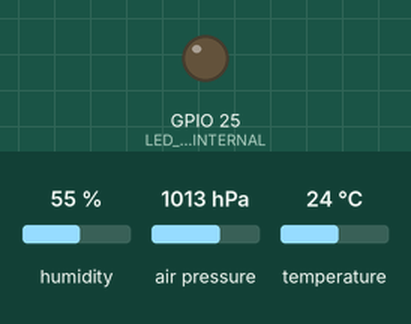
Simulated run of this program. Board: ESP32. Shown: output pins drawn as LEDs (lit = HIGH). The test bench sets the inputs (shaded band); at power-on: humidity 55 %, air pressure 1013 hPa, temperature 24 °C. WiFi joins after 1.5 s; servers stay silent unless stated; what the program prints to the serial monitor is not drawn.

Above: at 3.5 s.
At 5.02 s:
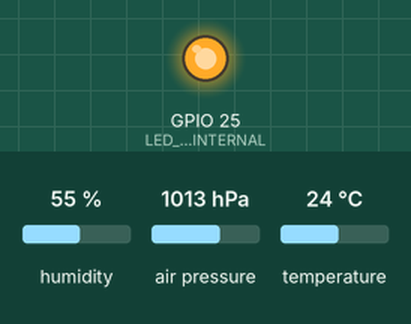
Timing chart, 0 to 8.6 s (numbered marks = the images above):
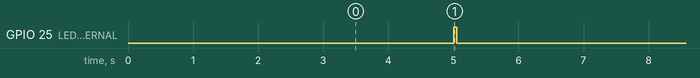

The program:

main.cpp
```cpp
//////////////////////////////////////////////////////////////////////
//////////////////////////////////////////////////////////////////////
//////////////////////////////////////////////////////////////////////

#include <Arduino.h>
#include <ETH.h>
#include <WiFi.h>
#include <Adafruit_Sensor.h>
#include <Adafruit_BME280.h>

#define LED_PIN_INTERNAL    25        //Accumulator Function Declaration

#define SEALEVELPRESSURE_HPA (1013.25)

unsigned long delayTime = 0;

float temperature;
float pressure;
float altitude;
float humidity;

int boottime;

char buf_boottime[20];
char buf_temperature[20];
char buf_pressure[20];
char buf_humidity[20];

//The udp library class
WiFiUDP udp;

//set up to connect to an existing network
const char* ssid = "Starlink MMG";
const char* password = "mmg1199#";

//const char* ssid = "Karli68";
//const char* password = "xxxxx";

//IP address to send UDP data to:
const char *udpAddress = "192.168.1.21";
const int udpPort = 3333;

Adafruit_BME280 bme; // I2C

//////////////////////////////////////////////////////////////////////

void initWiFi() {
  Serial.println("Setup WiFi");
  WiFi.mode(WIFI_STA);
  WiFi.begin(ssid, password);
  Serial.print("Connecting to WiFi ..");
  while (WiFi.status() != WL_CONNECTED) {
    Serial.print('.');
    delay(1000);
  }
  Serial.println(WiFi.localIP());
  Serial.println("Setup done");
}

//////////////////////////////////////////////////////////////////////

void setup()
{

  Serial.begin(115200);                   // initialize serial
  while (!Serial);

  Serial.println("UDP Sender starts");

  Serial.println("BME280 Selftest!");

  bool bme_status = bme.begin(0x76);

  if (!bme_status) {
    Serial.println("Could not find a valid BME280 sensor, check wiring!");
    while (1);
  }

  pinMode(LED_PIN_INTERNAL, OUTPUT);

  initWiFi();

}

//////////////////////////////////////////////////////////////////////

void loop()
{

  if ((millis() - delayTime > 5000)) {

    temperature = bme.readTemperature() - 1;
    int temperature_int = (int) temperature;
    float temperature_float = (abs(temperature) - abs(temperature_int)) * 100;
    int temperature_fra = (int)temperature_float;
    sprintf (buf_temperature, "%d.%d", temperature_int, temperature_fra);


    pressure = bme.readPressure() / 100.0F;
    int pressure_int = (int) pressure;
    float pressure_float = (abs(pressure) - abs(pressure_int)) * 100;
    int pressure_fra = (int)pressure_float;
    sprintf (buf_pressure, "%d.%d", pressure_int, pressure_fra);


    humidity = bme.readHumidity();
    int humidity_int = (int) humidity;
    float humidity_float = (abs(humidity) - abs(humidity_int)) * 100;
    int humidity_fra = (int)humidity_float;
    sprintf (buf_humidity, "%d.%d", humidity_int, humidity_fra);


    boottime = millis() / 1000;
    sprintf (buf_boottime, "%d", boottime);


    if (WiFi.status() == WL_CONNECTED){
      //Send a packet

      Serial.println("Sends UDP Packet:");

      udp.beginPacket(udpAddress, udpPort);

      //Serial.print("Seconds since boot: "); Serial.print(boottime); Serial.print(" Temperature: "); Serial.print(temperature); Serial.print(" C "); Serial.print(" Pressure: "); Serial.print(pressure); Serial.print(" hPa "); Serial.print(" Humidity: "); Serial.print(humidity); Serial.println(" %");

      Serial.println(0xd1);

      udp.print(0xd1);
      udp.print(0xff);
      udp.print(0x27);
      udp.print(0x24);
      udp.print(0x92);
      udp.print(0xf1);
      udp.print(0x00);
      udp.print(0x00);
      udp.print(0x00);
      udp.print(0x00);
      udp.print(0x00);
      udp.print(0x00);
      udp.print(0x00);
      udp.print(0x00);
      udp.print(0x00);
      udp.print(0x00);
      udp.print(0x00);
      udp.print(0x00);
      udp.print(0x00);
      udp.print(0x00);
      udp.print(0x00);
      udp.print(0x05);
      udp.print(0x5a);
      udp.print(0x00);
      udp.print(0x05);
      udp.print(0x55);
      udp.print(0x0f);
      udp.print(0xff);
      udp.print(0xdb);


      /*


      udp.printf("Seconds since boot: ");
      udp.printf(buf_boottime);
      udp.printf(" Temperature: ");
      udp.printf(buf_temperature);
      udp.printf(" C");
      udp.printf(" Pressure: ");
      udp.printf(buf_pressure);
      udp.printf(" hPa");
      udp.printf(" Humidity: ");
      udp.printf(buf_humidity);
      udp.printf(" %");
      udp.endPacket();
      */

      digitalWrite(LED_PIN_INTERNAL, HIGH);
      delay(50);
      digitalWrite(LED_PIN_INTERNAL, LOW);
    }

    if (WiFi.status() != WL_CONNECTED){
      Serial.println("Something goes wrong with the wifi :/");
    }

    delayTime = millis();
  }

}

//////////////////////////////////////////////////////////////////////
//////////////////////////////////////////////////////////////////////
//////////////////////////////////////////////////////////////////////
```

Measured:
- by itself, GPIO 25 (LED_PIN_INTERNAL): alternates HIGH for 0.05 s and LOW for 5.0 s
